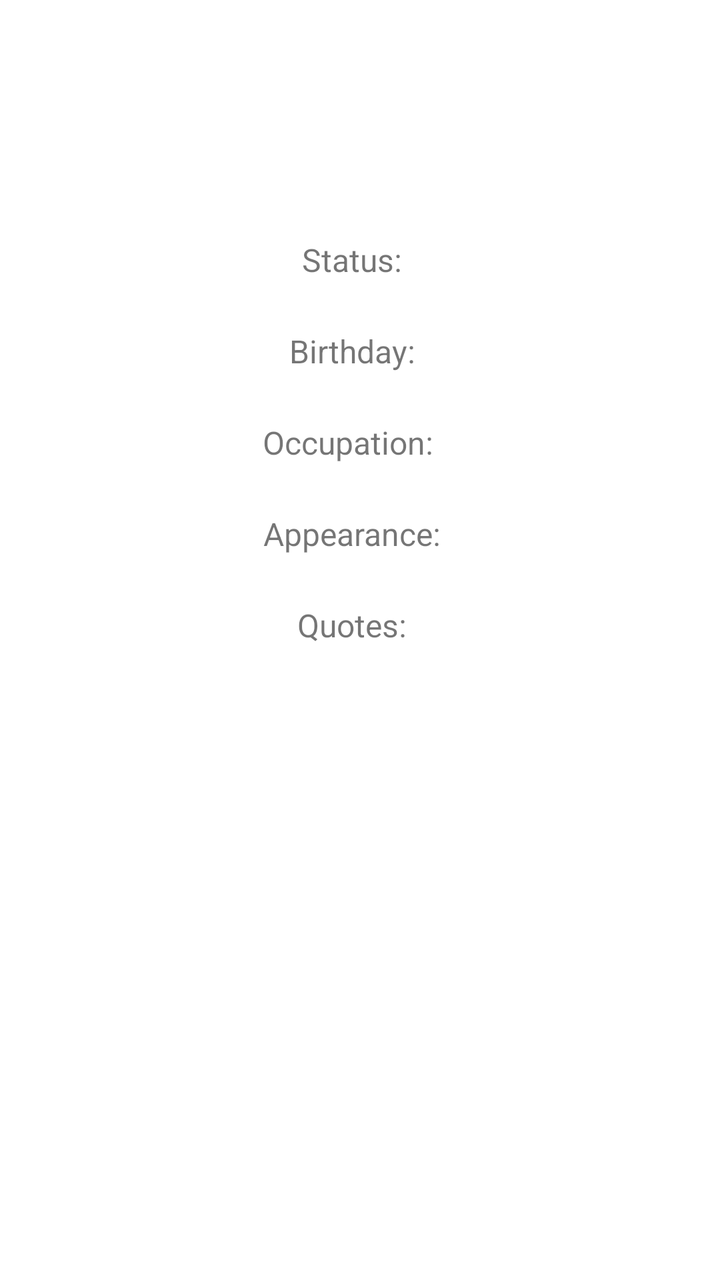
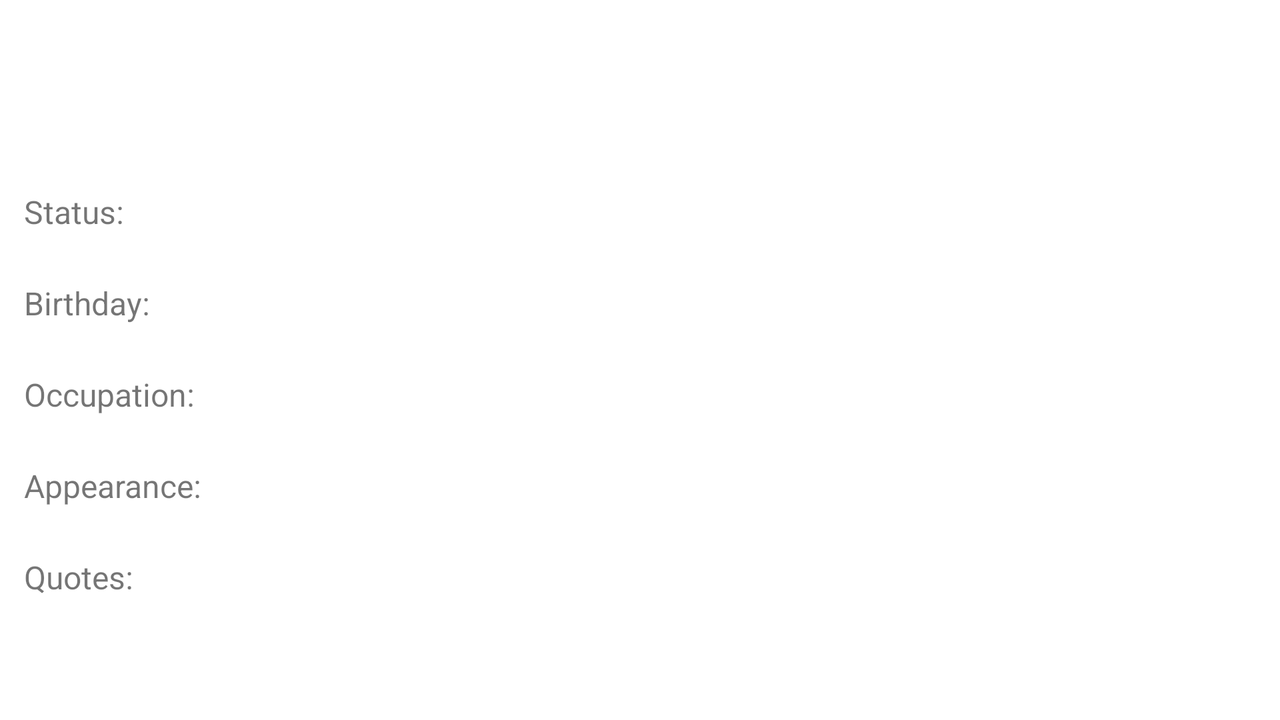

First picture: res/layout/ on a phone held upright. Second picture: the repository's own variant of that layout, on a device whose configuration matches the variant's folder. Source for both follows.
<!-- AndroidManifest.xml: application theme Theme.BreakingBad -->
<!-- res/layout/activity_detail.xml -->
<?xml version="1.0" encoding="utf-8"?>
<LinearLayout xmlns:android="http://schemas.android.com/apk/res/android"
    xmlns:app="http://schemas.android.com/apk/res-auto"
    xmlns:tools="http://schemas.android.com/tools"
    android:layout_width="match_parent"
    android:layout_height="match_parent"
    tools:context=".DetailActivity"
    android:orientation="vertical"
    android:layout_margin="12dp">

    <ScrollView
        android:layout_width="match_parent"
        android:layout_height="wrap_content">
        <LinearLayout
            android:layout_width="match_parent"
            android:layout_height="match_parent"
            android:orientation="vertical">
            <TextView
                android:id="@+id/breaking_bad_details_title"
                android:layout_width="match_parent"
                android:layout_height="wrap_content"
                android:textSize="28sp"
                android:textStyle="bold"
                android:textAlignment="center"/>

            <TextView
                android:id="@+id/breaking_bad_details_nickname"
                android:layout_width="match_parent"
                android:layout_height="wrap_content"
                android:layout_marginBottom="12dp"
                android:textAlignment="center"
                android:textSize="16sp"/>


            <ImageView
                android:id="@+id/breaking_bad_details_image"
                android:layout_width="wrap_content"
                android:layout_height="wrap_content"
                android:layout_gravity="center"
                android:layout_marginVertical="12dp" />

            <TextView
                android:id="@+id/breaking_bad_details_status"
                android:layout_width="match_parent"
                android:layout_height="wrap_content"
                android:layout_marginVertical="12dp"
                android:text="@string/property_status"
                android:textSize="16sp"
                android:textAlignment="center"/>

            <TextView
                android:id="@+id/breaking_bad_details_birthday"
                android:layout_width="match_parent"
                android:layout_height="wrap_content"
                android:layout_marginVertical="12dp"
                android:text="@string/property_birthday"
                android:textSize="16sp"
                android:textAlignment="center"/>

            <TextView
                android:id="@+id/breaking_bad_details_occupation"
                android:layout_width="match_parent"
                android:layout_height="wrap_content"
                android:layout_marginVertical="12dp"
                android:text="@string/property_occupation"
                android:textSize="16sp"
                android:textAlignment="center"/>

            <TextView
                android:id="@+id/breaking_bad_details_appearance"
                android:layout_width="match_parent"
                android:layout_height="wrap_content"
                android:layout_marginVertical="12dp"
                android:text="@string/property_appearance"
                android:textSize="16sp"
                android:textAlignment="center"/>

            <TextView
                android:id="@+id/breaking_bad_details_quotes"
                android:layout_width="match_parent"
                android:layout_height="wrap_content"
                android:layout_marginVertical="12dp"
                android:text="@string/property_quotes"
                android:textSize="16sp"
                android:textAlignment="center"/>

        </LinearLayout>

    </ScrollView>




</LinearLayout>
<!-- resources referenced by this layout -->
<resources>
  <string name="property_appearance">"Appearance:  "</string>
  <string name="property_birthday">"Birthday:  "</string>
  <string name="property_occupation">"Occupation:   "</string>
  <string name="property_quotes">"Quotes:  "</string>
  <string name="property_status">"Status:  "</string>
  <style name="Theme.BreakingBad" parent="Theme.MaterialComponents.DayNight.DarkActionBar">
          
          <item name="colorPrimary">@color/purple_500</item>
          <item name="colorPrimaryVariant">@color/purple_700</item>
          <item name="colorOnPrimary">@color/white</item>
          
          <item name="colorSecondary">@color/teal_200</item>
          <item name="colorSecondaryVariant">@color/teal_700</item>
          <item name="colorOnSecondary">@color/black</item>
          
          <item name="android:statusBarColor" tools:targetApi="l">?attr/colorPrimaryVariant</item>
          
      </style>
</resources>
<!-- res/layout-land/activity_detail.xml (the repository's variant of the layout above) -->
<!-- drawn on the phone turned sideways -->
<?xml version="1.0" encoding="utf-8"?>
<LinearLayout xmlns:android="http://schemas.android.com/apk/res/android"
    xmlns:app="http://schemas.android.com/apk/res-auto"
    xmlns:tools="http://schemas.android.com/tools"
    android:layout_width="match_parent"
    android:layout_height="match_parent"
    tools:context=".DetailActivity"
    android:orientation="horizontal"
    android:layout_margin="12dp">

    <ScrollView
        android:layout_width="393dp"
        android:layout_height="wrap_content">

        <LinearLayout
            android:layout_width="match_parent"
            android:layout_height="match_parent"
            android:orientation="vertical">

            <TextView
                android:id="@+id/breaking_bad_details_title"
                android:layout_width="match_parent"
                android:layout_height="wrap_content"
                android:textSize="28sp"
                android:textStyle="bold" />

            <TextView
                android:id="@+id/breaking_bad_details_nickname"
                android:layout_width="match_parent"
                android:layout_height="wrap_content"
                android:layout_marginBottom="12dp"
                android:textSize="16sp" />

            
            <TextView
                android:id="@+id/breaking_bad_details_status"
                android:layout_width="match_parent"
                android:layout_height="wrap_content"
                android:layout_marginVertical="12dp"
                android:text="@string/property_status"
                android:textSize="16sp" />

            <TextView
                android:id="@+id/breaking_bad_details_birthday"
                android:layout_width="match_parent"
                android:layout_height="wrap_content"
                android:layout_marginVertical="12dp"
                android:text="@string/property_birthday"
                android:textSize="16sp" />

            <TextView
                android:id="@+id/breaking_bad_details_occupation"
                android:layout_width="match_parent"
                android:layout_height="wrap_content"
                android:layout_marginVertical="12dp"
                android:text="@string/property_occupation"
                android:textSize="16sp" />

            <TextView
                android:id="@+id/breaking_bad_details_appearance"
                android:layout_width="match_parent"
                android:layout_height="wrap_content"
                android:layout_marginVertical="12dp"
                android:text="@string/property_appearance"
                android:textSize="16sp" />

            <TextView
                android:id="@+id/breaking_bad_details_quotes"
                android:layout_width="match_parent"
                android:layout_height="wrap_content"
                android:layout_marginVertical="12dp"
                android:ellipsize="none"
                android:text="@string/property_quotes"
                android:textSize="16sp" />

        </LinearLayout>

    </ScrollView>

    <ImageView
        android:id="@+id/breaking_bad_details_image"
        android:layout_width="wrap_content"
        android:layout_height="wrap_content"
        android:layout_marginVertical="12dp" />

</LinearLayout>
